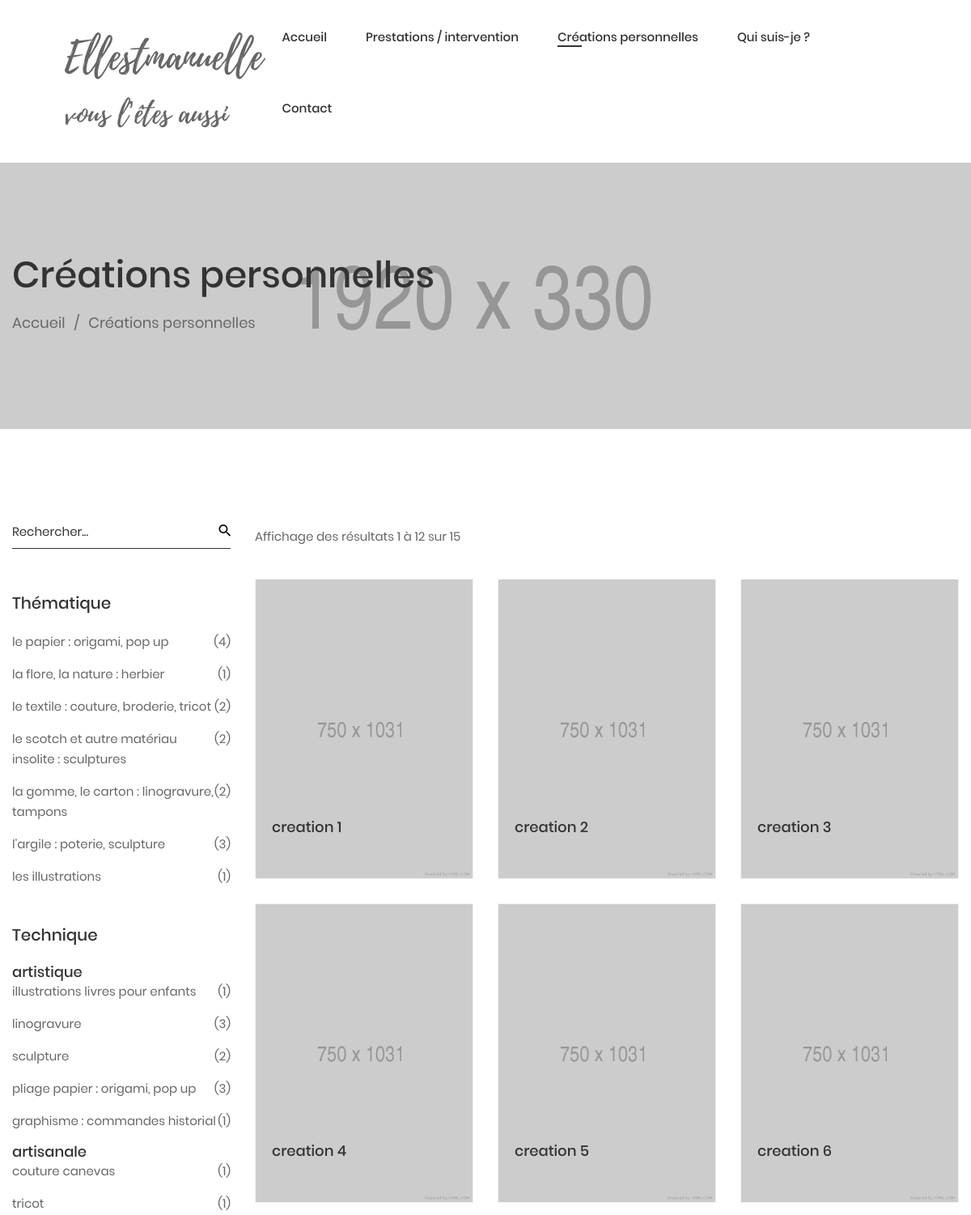
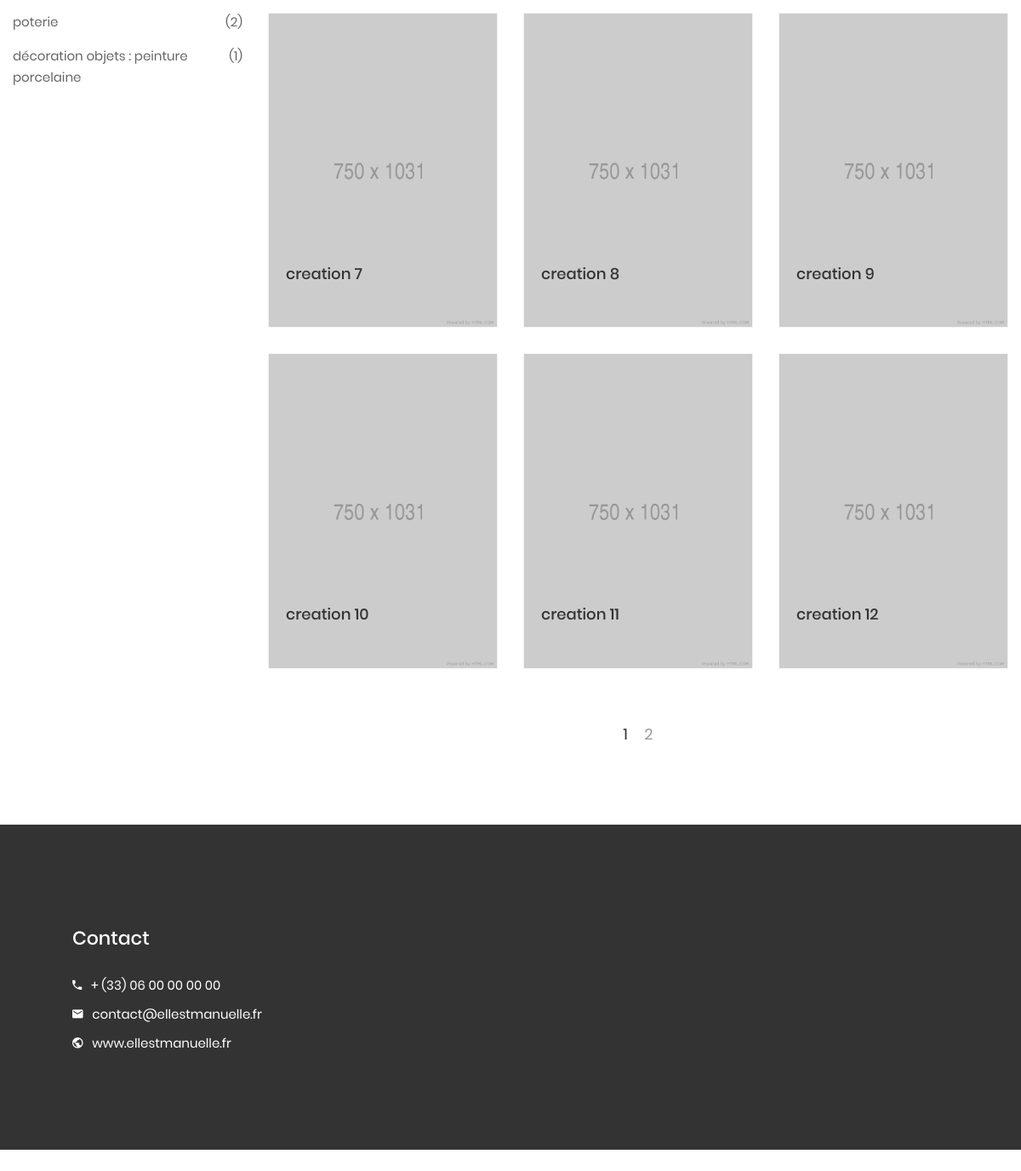
/creations-personnelles, run on the app's committed database (2 pictures, top to bottom).
### tables this page shows
CREATE TABLE `theme` (
  `id` int(11) NOT NULL,
  `name` varchar(255) NOT NULL
);

CREATE TABLE `technique` (
  `id` int(11) NOT NULL,
  `kind` varchar(255) NOT NULL,
  `name` varchar(255) NOT NULL
);

CREATE TABLE `creation` (
  `id` int(11) NOT NULL,
  `name` varchar(255) NOT NULL,
  `description` text NOT NULL,
  `picture` varchar(255) NOT NULL,
  `picture2` varchar(255) DEFAULT NULL
);

### dal/Repository.php (called while the page is built, shortened)
<?php
    class Repository
    {
        private $connection;
        public function __construct()
        {
            $this->connection = new PDO(
                'mysql:host=localhost;dbname=ellestmanuelle',
                'root',
                null
            );
            $this->connection->setAttribute(
                PDO::ATTR_ERRMODE,
                PDO::ERRMODE_EXCEPTION
            );
        }
        public function getTheme() {
            $stmt = $this->connection->prepare('
                SELECT t.id, t.name, count(1) as nb
                FROM theme t
                INNER JOIN tag ta on ta.id_theme = t.id
                GROUP BY t.id, t.name
            ');
            $stmt->execute();
            $stmt->setFetchMode(PDO::FETCH_CLASS, Theme::class);
            return $stmt->fetchAll();
        }
        public function getTechnique() {
            $stmt = $this->connection->prepare('
                SELECT t.id, t.name, t.kind, count(1) as nb
                FROM technique t
                INNER JOIN tag ta on ta.id_technique = t.id
                GROUP BY t.id, t.name, t.kind
            ');
            $stmt->execute();
            $stmt->setFetchMode(PDO::FETCH_CLASS, Technique::class);
            return $stmt->fetchAll();
        }
        public function getCreationCount($search, $techniqueId, $themeId) {
            $sql = "SELECT count(*) as nb from tag t";
            $stmt = $this->connection->prepare($sql);
            $stmt->execute();
            return $stmt->fetch()["nb"];
        }
        public function getCreation($search, $techniqueId, $themeId, $from, $count) {
            $sql = "SELECT c.* FROM creation c";
            $sql .= " LIMIT $count OFFSET $from";
            $stmt = $this->connection->prepare($sql);
            $stmt->execute();
            $stmt->setFetchMode(PDO::FETCH_CLASS, Creation::class);
            return $stmt->fetchAll();
        }
    }
?>

### controllers/CreationController.php (the view, shortened to what this page needs)
<?php
	require_once("dal/Repository.php");
    class CreationController
    {
		private $repository;
		private $productCount = 0;
		private $currentPage = 0;
		private $productPerPage = 12;
		private $searchString = "";
		private $currentTechniqueId = 0;
		private $currentThemeId = 0;
		public function getSearchString()
		{
			return $this->searchString;
		}
		public function __construct()
        {
			$this->repository = new Repository();
			$this->productCount = $this->getProductCount();
		}
		private function getProductCount()
		{
			return $this->repository->getCreationCount($this->searchString, $this->currentTechniqueId, $this->currentThemeId);
		}
		public function buildPager()
		{
			$pageCount = $this->productCount / $this->productPerPage;
			echo "<div class=\"navigation pagination\">";
			echo "	<div class=\"page-numbers\">";
			for ($i=0; $i < $pageCount; $i++) {
				echo "		<a href=\"?page=$i\" class=\"page-numbers" . ($i == $this->currentPage ? " current" : "") . "\">";
				echo "			<span>" . ($i + 1) . "</span>";
				echo "		</a>";
			}
			echo "	</div>";
			echo "</div>";
		}
		public function buildThemeList()
		{
			$themes = $this->repository->getTheme();
			echo "<ul class=\"product-categories\">";
			foreach($themes as $theme)
			{
				echo "<li class=\"cat-item cat-parent" . ($theme->id == $this->currentThemeId ? " current" : "") . "\">";
				echo "<a href=\"?theme=" . $theme->id . "\"><span>" . $theme->name . "</span></a>";
				echo "<a href=\"?theme=" . $theme->id . "\"><span>(" . $theme->nb . ")</span></a>";
				echo "</li>";
			}
			echo "</ul>";
		}
		public function buildTechniqueList()
		{
			$techniques = $this->repository->getTechnique();
			$currentKind = "";
			echo "<ul class=\"product-categories\">";
			foreach($techniques as $technique)
			{
				if($technique->kind != $currentKind)
				{
					$currentKind = $technique->kind;
					echo "<h5>$currentKind</h5>";
				}
				echo "<li class=\"cat-item cat-parent" . ($technique->id == $this->currentTechniqueId ? " current" : "") . "\">";
				echo "<a href=\"?technique=" . $technique->id  . "\"><span>" . $technique->name . "</span></a>";
				echo "<a href=\"?technique=" . $technique->id  . "\"><span>(" . $technique->nb . ")</span></a>";
				echo "</li>";
			}
			echo "</ul>";
		}
		public function buildProducCountInfo()
		{
			$firstCount = $this->currentPage * $this->productPerPage + 1;
			$lastCount = ($this->currentPage + 1) * $this->productPerPage;
			echo "Affichage des résultats $firstCount à $lastCount sur $this->productCount";
		}
		public function buildProductList()
		{
			$products = $this->repository->getCreation($this->searchString, $this->currentTechniqueId, $this->currentThemeId, $this->currentPage * $this->productPerPage, $this->productPerPage);
			$firstRow = true;
			$index = 0;
			foreach($products as $product)
			{
				if($index % 3 === 0) {
					if($firstRow === false) {
						echo "</div>";
					}
					echo "<div class=\"row\">";
					$firstRow = false;
				}
				echo "<div class=\"col\">";
				echo "	<div class=\"product type-product\">";
				echo "		<div class=\"woocommerce-LoopProduct-link\">";
				echo "			<div class=\"product-image\">";
				echo "				<a href=\"#\" class=\"wp-post-image\">";
				echo "					<img class=\"image-cover\" src=\"images/uploads/" . $product->picture . "\" alt=\"product\">";
				echo "				</a>";
				echo "				<h5 class=\"woocommerce-loop-product__title\"><a href=\"#\">" . $product->name . "</a></h5>";
				echo "			</div>";
				echo "		</div>";
				echo "	</div>";
				echo "</div>";
				$index++;
			}
			echo "</div>";
		}
	}
?>

### index.php (shortened to what this page needs)
<!DOCTYPE html>
<html>
<head>
  	<link rel="stylesheet" type="text/css" href="fonts/material-design-iconic-font/css/material-design-iconic-font.min.css">
  	<link rel="stylesheet" type="text/css" href="fonts/linearicons/style.css">
	<link rel="stylesheet" type="text/css" href="css/poppins-font.css">
	<link rel="stylesheet" type="text/css" href="fonts/Playlist/playlist-script-font.css">
	<link rel="stylesheet" href="https://stackpath.bootstrapcdn.com/bootstrap/4.4.1/css/bootstrap.min.css">
	<link rel="stylesheet" href="vendor/owl/css/owl.carousel.min.css">
	<link rel="stylesheet" href="vendor/owl/css/owl.theme.default.min.css">
	<link rel="stylesheet" href="vendor/owl/css/animate.css">
    <link rel="stylesheet" type="text/css" href="vendor/revolution/css/settings.css">
    <link rel="stylesheet" type="text/css" href="vendor/revolution/css/layers.css">
    <link rel="stylesheet" type="text/css" href="vendor/revolution/css/navigation.css">
    <link rel="stylesheet" type="text/css" href="vendor/fancybox-master/css/jquery.fancybox.min.css">
    <link rel="stylesheet" href="vendor/mejs/mediaelementplayer.css">
    <link rel="stylesheet" type="text/css" href="vendor/nouislider/css/nouislider.css">
    <link rel="stylesheet" href="css/style.css"/>
</head>
<body>
	<?php
		require_once("views/header.php");
		require_once("dal/Repository.php");
		$urlPath = parse_url($_SERVER['REQUEST_URI'], PHP_URL_PATH);
		$request = explode('/', $urlPath);
		$last = end($request);
		switch ($last) {
			case 'creations-personnelles' :
				require_once("views/creations-personnelles.php");
				break;
		}
		require_once("views/footer.php");
	?>
</body>
</html>

### views/header.php (shortened to what this page needs)
<?php
	include("controllers/HeaderController.php");
	$controller = new HeaderController();
?>
<header class="header">
	<div class="show-desktop-header header-hp-1 style-header-hp-1">
		<div id="js-navbar-fixed" class="menu-desktop">
			<div class="container-fluid">
				<div class="menu-desktop-inner">
					<div class="logo">
						<p class="title">Ellestmanuelle</p>
						<p class="subtitle">vous l’êtes aussi</p>
					</div>
					<nav class="main-menu">
						<ul>
							<li class="menu-item">
								<a href="index"<?php $controller->addCurrentClass(""); $controller->addCurrentClass("index")?>>
								Accueil
								</a>
							</li>
							<li class="menu-item">
								<a href="#"<?php $controller->addCurrentClass("ateliers"); $controller->addCurrentClass("illustrations");?>>
								Prestations / intervention
								</a>
							</li>
							<li class="menu-item">
								<a href="creations-personnelles"<?php $controller->addCurrentClass("creations-personnelles")?>>
								Créations personnelles
								</a>
							</li>
							<li class="menu-item">
								<a href="qui-suis-je"<?php $controller->addCurrentClass("qui-suis-je")?>>
								Qui suis-je ?
								</a>
							</li>
							<li class="menu-item">
								<a href="contact"<?php $controller->addCurrentClass("contact")?>>
								Contact
								</a>
							</li>
						</ul>
					</nav>
				</div>
			</div>
		</div>
	</div>
</header>

### controllers/HeaderController.php
<?php
	class HeaderController
	{
		public function addCurrentClass($page)
		{
			$parts = explode("/", $_SERVER["REQUEST_URI"]);
			$currentUri = end($parts);
			if($currentUri === $page)
				echo " class=\"current\"";
		}
	}
?>

### views/creations-personnelles.php (shortened to what this page needs)
<?php
	require_once("views/header.php");
	require_once("controllers/CreationController.php");
	$controller = new CreationController();
?>
<div class="page-content">
	<section class="breadcrumb-contact-us breadcrumb-section section-box" style="background-image: url(images/contact-us-bc.jpg)">
		<div class="container">
			<div class="breadcrumb-inner">
				<h1>Créations personnelles</h1>
				<ul class="breadcrumbs">
					<li><a class="breadcrumbs-1" href="index.html">Accueil</a></li>
					<li><p class="breadcrumbs-2">Créations personnelles</p></li>
				</ul>
			</div>
		</div>
	</section>
	<section class="featured-hp-1 items-hp-6 shop-full-page shop-right-siderbar">
		<div class="container">
			<div class="featured-content woocommerce">
				<div class="row">
					<div class="col-xl-3 col-lg-3 col-md-12 col-sm-12 col-12">
						<div class="widget-area">
							<div class="widget widget_search">
								<form class="search-form" method="get" role="search">
									<input type="search" name="search" class="search-field" placeholder="Rechercher..." value="<?php echo $controller->getSearchString() ?>">
									<button class="search-submit" type="submit">
										<i class="zmdi zmdi-search"></i>
									</button>
								</form>
							</div>
							<div class="widget widget_product_categories">
								<h3 class="widget-title">Thématique</h3>
								<?php $controller->buildThemeList() ?>
							</div>
							<div class="widget widget_product_categories">
								<h3 class="widget-title">Technique</h3>
								<?php $controller->buildTechniqueList() ?>
							</div>
						</div>
					</div>
					<div class="col-xl-9 col-lg-9 col-md-12 col-sm-12 col-12">
						<div class="content-area">
							<div class="storefront-sorting">
								<p class="woocommerce-result-count">
									<?php $controller->buildProducCountInfo(); ?>
								</p>
							</div>
							<?php $controller->buildProductList() ?>
						</div>
						<?php $controller->buildPager() ?>
					</div>
				</div>
			</div>
		</div>
	</section>
</div>

### views/footer.php
<footer class="footer-section section-box">
	<div class="footer-content">
		<div class="container">
			<div class="row">
				<div class="col-xl-6 col-lg-6 col-md-6 col-sm-12 col-12">
					<div class="footer-items footer-items-1">
						<h4>Contact</h4>
						<div class="contact">
							<i class="zmdi zmdi-phone"></i>
							<span><a href="tel:+33600000000">+ (33) 06 00 00 00 00</a></span>
						</div>
						<div class="contact">
							<i class="zmdi zmdi-email"></i>
							<span>contact@ellestmanuelle.fr</span>
						</div>
						<div class="contact">
							<i class="zmdi zmdi-globe"></i>
							<span>www.ellestmanuelle.fr</span>
						</div>
					</div>
				</div>
			</div>
		</div>
	</div>
</footer>

### data on the page
theme: name "le papier : origami, pop up", nb "4"
theme: name "la flore, la nature : herbier", nb "1"
theme: name "le textile : couture, broderie, tricot", nb "2"
theme: name "le scotch et autre matériau insolite : sculptures", nb "2"
theme: name "la gomme, le carton : linogravure, tampons", nb "2"
theme: name "l’argile : poterie, sculpture", nb "3"
theme: name "les illustrations", nb "1"
technique: kind "artistique", name "illustrations livres pour enfants", nb "1"
technique: name "linogravure", nb "3"
technique: name "sculpture", nb "2"
technique: name "pliage papier : origami, pop up", nb "3"
technique: name "graphisme : commandes historial", nb "1"
technique: kind "artisanale", name "couture canevas", nb "1"
technique: name "tricot", nb "1"
technique: name "poterie", nb "2"
technique: name "décoration objets : peinture porcelaine", nb "1"
creation: picture (picture), name "creation 1"
creation: picture (picture), name "creation 2"
creation: picture (picture), name "creation 3"
creation: picture (picture), name "creation 4"
creation: picture (picture), name "creation 5"
creation: picture (picture), name "creation 6"
creation: picture (picture), name "creation 7"
creation: picture (picture), name "creation 8"
creation: picture (picture), name "creation 9"
creation: picture (picture), name "creation 10"
creation: picture (picture), name "creation 11"
creation: picture (picture), name "creation 12"

### other printed values
$firstCount "1"
$lastCount "12"
$this->productCount "15"
